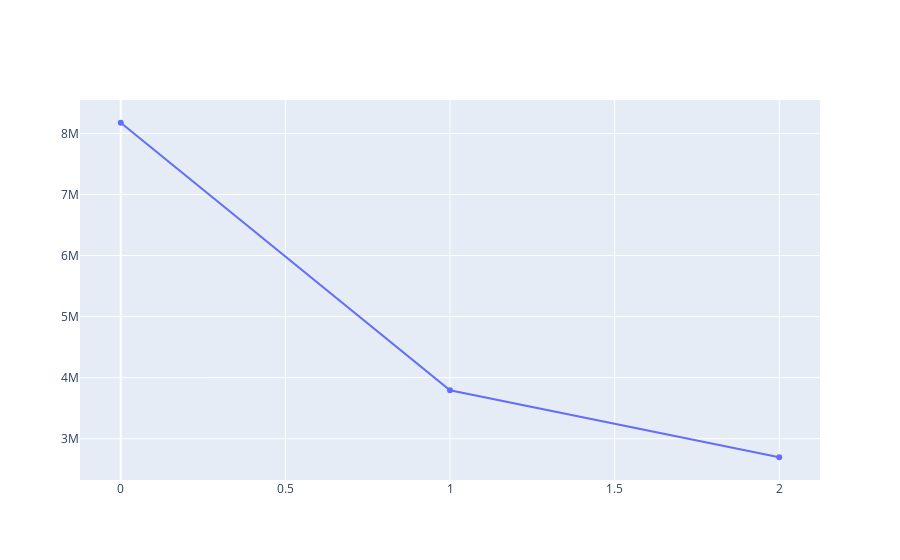

The notebook cell saved with this chart:
### Markdown cell above
Ok, in the last line of the cell below, you can see that we reference our `heading` variable to set the title of the chart to `"City Populations"`.

### Code cell
import plotly.graph_objects as go 
cities_scatter = go.Scatter(y = [8175133, 3792621, 2695598], 
                            hovertext = ['New York[d]', 'Los Angeles', 'Chicago'])
go.Figure(data = cities_scatter, layout = go.Layout(title = heading))

### Figure 1 — Plotly figure (JSON) as saved in the notebook; plotly's stock layout.template omitted (floating-point values rounded to 4 significant figures)
{"data": [{"hovertext": ["New York[d]", "Los Angeles", "Chicago"], "type": "scatter", "y": [8175133, 3792621, 2695598]}], "layout": {"autosize": true, "xaxis": {"autorange": true, "range": [-0.127, 2.127]}, "yaxis": {"autorange": true, "range": [2294000.0, 8577000.0], "type": "linear"}}}
